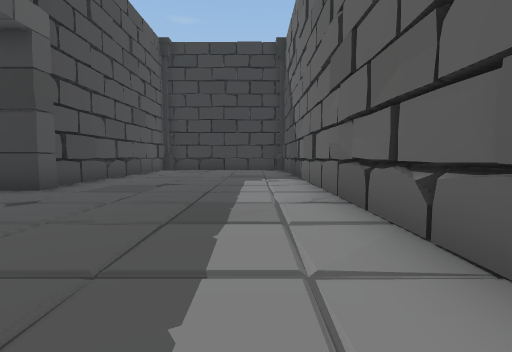
View 1 (above)

17 first-person views from a walk through a Unity game level. The camera is 1.3 m above the floor, tilts 4° down and sees 85° across. The floor is counted in squares, 2 m on a side. Each view is taken from the middle of a square. On the plan, view 1 faces up. The plan holds only what a view shows up to about 9 squares ahead; the rest is blank. The place goes on beyond the plan. Door leaves are left out, so doorways stand open.

View 2
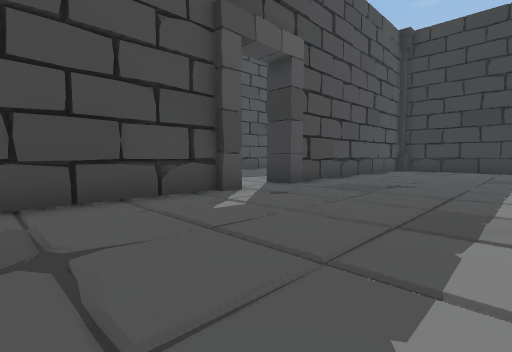

View 3
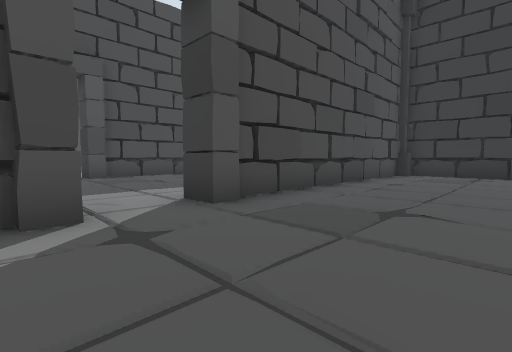

View 4
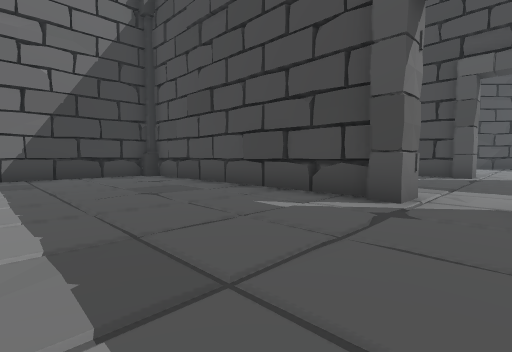

View 5
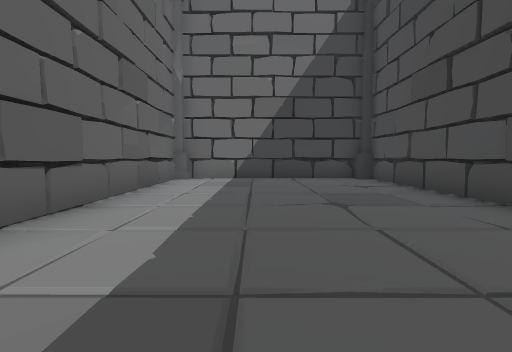

View 6
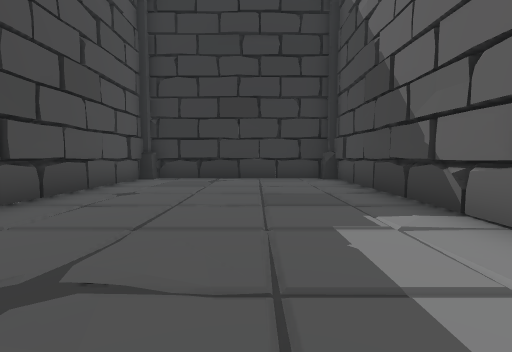

View 7
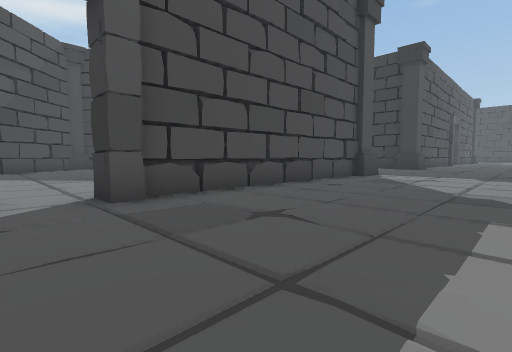

View 8
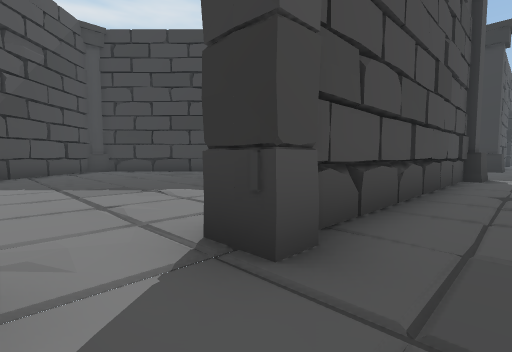

View 9
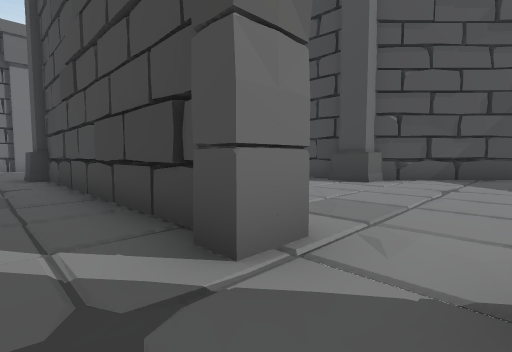

View 10
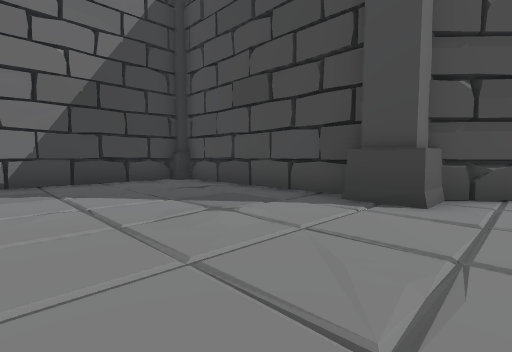

View 11
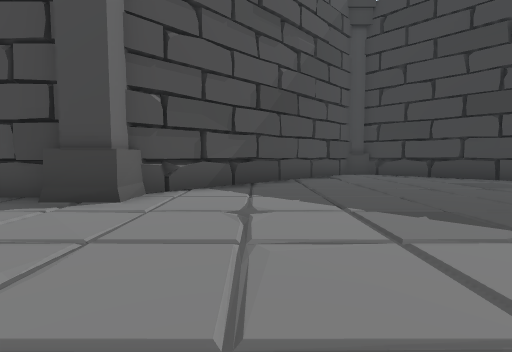

View 12
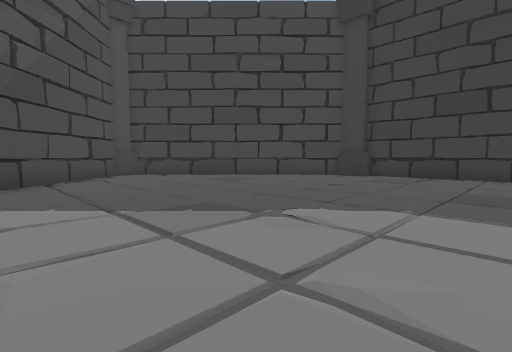

View 13
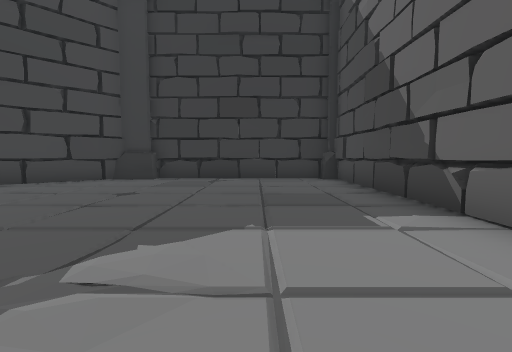

View 14
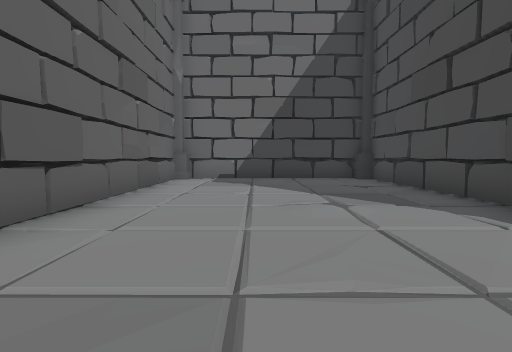

View 15
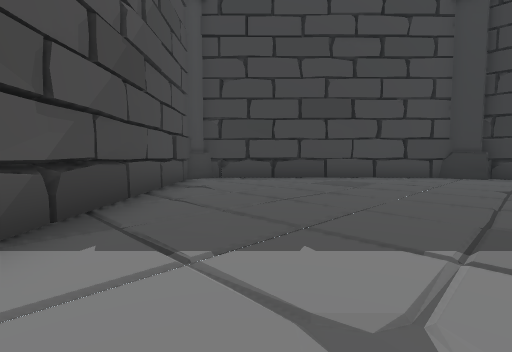

View 16
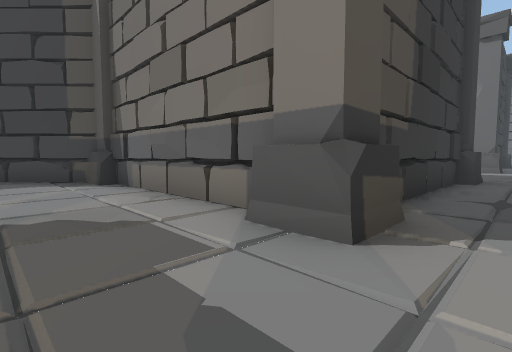

View 17
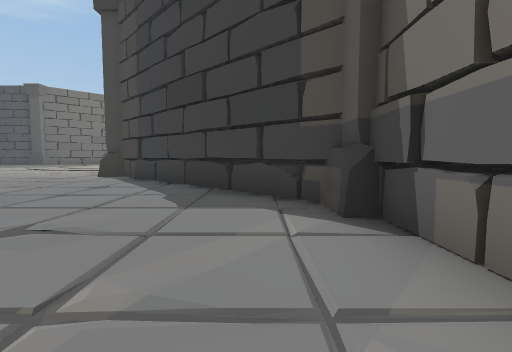

### Floor plan
Ten units are one square. View 1 is at (0, 0); x grows to the right and y downward. Boxes are objects, and circles mark ways between rooms. Rooms are numbered by the first view taken in them; rooms with no view inside come last. Other rooms are left out.
<svg viewBox="-236 -146 254 202">
<path fill="none" stroke="#000" d="M-43 -34 -43 43M-41 -59 -41 -53 -50 -53M-50 -37 -41 -37 -41 -31M-41 27 -41 32M-33 40 -28 40M-45 40 -41 40 -41 43 13 43 13 -133 -43 -133 -43 -59M-39 -129 -44 -129M-28 -132 -33 -131M-101 -59 -101 -53M-103 -130 -103 -58M-101 -141 -101 -129 -110 -129M-101 -37 -101 -31M-103 -33 -103 41M-169 -17 -222 -70 -231 -70M-167 -10 -170 -12 -170 -22 -177 -23M-111 40 -101 40 -101 51 -110 51M-111 47 -156 47M-161 47 -167 47 -167 40 -167 -9M-159 50 -170 50 -170 39M-170 -20 -159 -20 -160 -8M-163 -11 -163 43M-110 -37 -101 -37M-101 -53 -110 -53M-107 -75 -107 -133 -167 -133 -221 -79 -221 -74 -168 -20M-219 -81 -220 -71M-160 28 -161 33M-157 -130 -171 -130M-167 40 -161 40 -161 43 -107 43 -107 -15M-117 48 -117 42"/>
<circle cx="-50" cy="-45" r="3" fill="#2a7"/>
<circle cx="-100" cy="-45" r="3" fill="#2a7"/>
<text x="-20" y="-40">1</text>
<text x="-60" y="-90">2</text>
<text x="-150" y="-50">3</text>
</svg>
Room 1 opens to room 2. Room 2 opens to room 3.

Where each view was taken, in squares from view 1:
view 1: 0 up, 0 right, facing up
view 2: 0 up, 0 right, facing up-left
view 3: 3 up, 1 left, facing up-left
view 4: 5 up, 0 right, facing down-left
view 5: 4 up, 1 left, facing down
view 6: 5 up, 1 left, facing up
view 7: 4 up, 6 left, facing up-left
view 8: 4 up, 9 left, facing up-left
view 9: 5 up, 9 left, facing down-left
view 10: 3 up, 12 left, facing down-left
view 11: 4 up, 12 left, facing left
view 12: 4 up, 12 left, facing up-left
view 13: 5 up, 13 left, facing up
view 14: 4 up, 13 left, facing down
view 15: 3 up, 15 left, facing up-left
view 16: 6 down, 19 left, facing up-right
view 17: 2 down, 18 left, facing up
